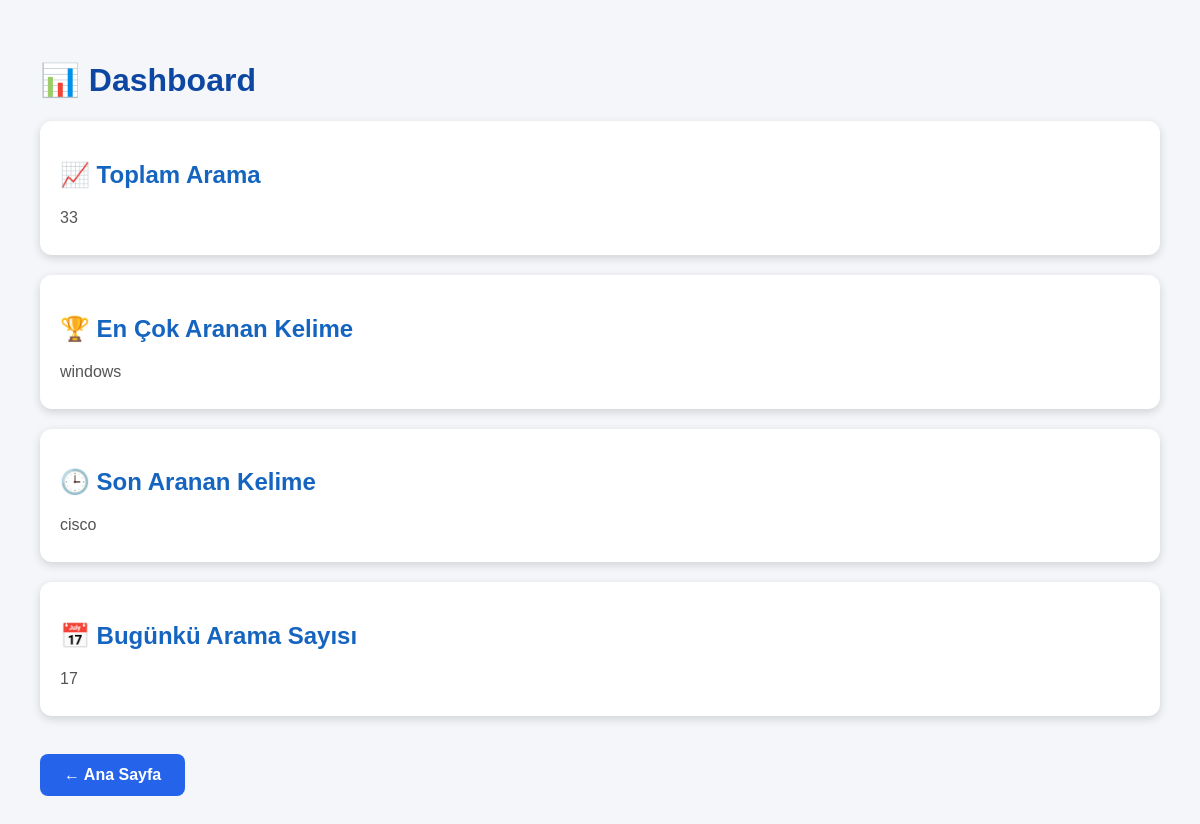
Page /dashboard on the earlier database version.
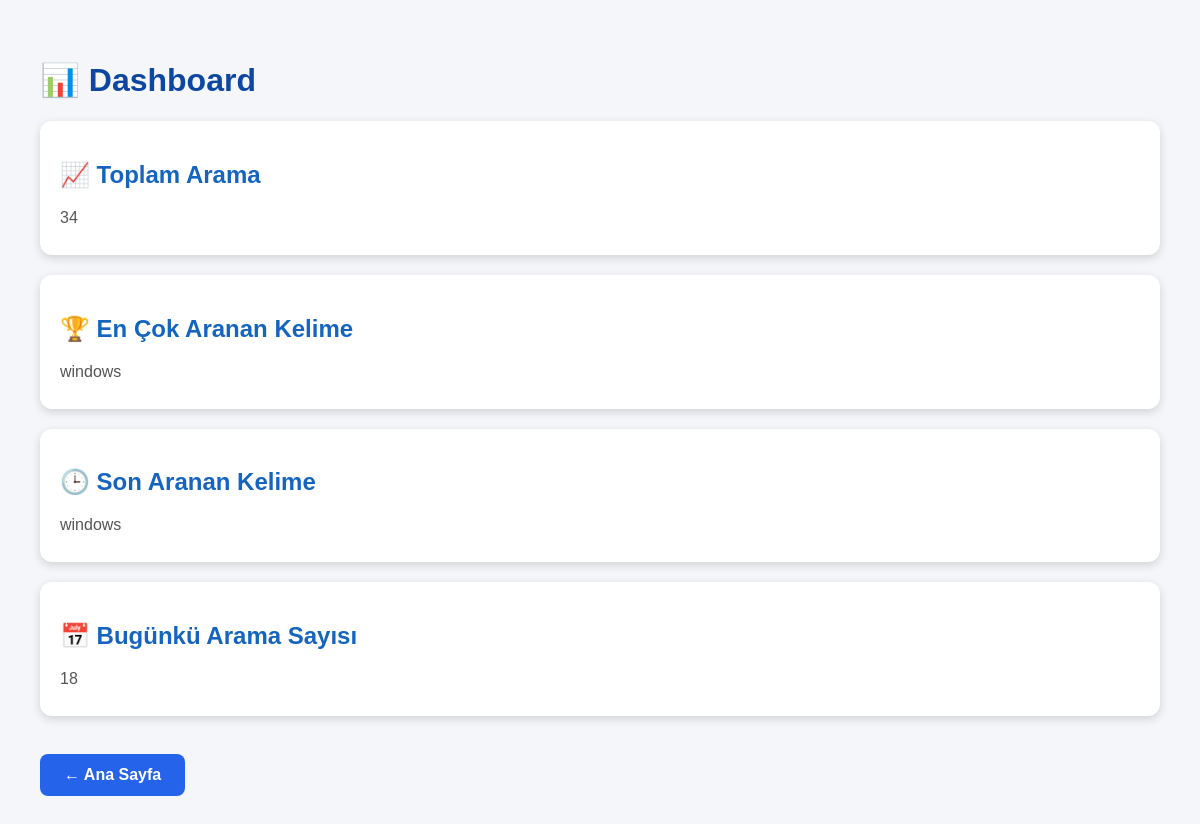
Same page on the later database version.
### tables this page shows
CREATE TABLE searches (
            id INTEGER PRIMARY KEY AUTOINCREMENT,
            keyword TEXT NOT NULL,
            search_date TIMESTAMP DEFAULT CURRENT_TIMESTAMP
        );

### main.py (the view)
@app.route("/dashboard")
def dashboard():
    total = total_searches()
    top = most_searched()
    last = last_search()
    today = today_searches()
    return render_template(
        "dashboard.html",
        total=total,
        top=top,
        last=last,
        today=today
    )

### database.py (called while the page is built)
def total_searches():
    conn = sqlite3.connect(DB_NAME)
    cursor = conn.cursor()
    cursor.execute("SELECT COUNT(*) FROM searches")
    total = cursor.fetchone()[0]
    conn.close()
    return total

def most_searched():
    conn = sqlite3.connect(DB_NAME)
    cursor = conn.cursor()
    cursor.execute("""
        SELECT keyword, COUNT(*)
        FROM searches
        GROUP BY keyword
        ORDER BY COUNT(*) DESC
        LIMIT 1
    """)
    result = cursor.fetchone()
    conn.close()
    if result:
        return result[0]
    return "Yok"

def last_search():
    conn = sqlite3.connect(DB_NAME)
    cursor = conn.cursor()
    cursor.execute("""
        SELECT keyword
        FROM searches
        ORDER BY id DESC
        LIMIT 1
    """)
    result = cursor.fetchone()
    conn.close()
    if result:
        return result[0]
    return "Yok"

def today_searches():
    conn = sqlite3.connect(DB_NAME)
    cursor = conn.cursor()
    cursor.execute("""
        SELECT COUNT(*)
        FROM searches
        WHERE DATE(search_date)=DATE('now')
    """)
    total = cursor.fetchone()[0]
    conn.close()
    return total

### templates/dashboard.html (shortened to what this page needs)
<!DOCTYPE html>
<html lang="tr">
<head>
    <link rel="stylesheet"
          href="{{ url_for('static', filename='css/style.css') }}">
</head>
<body>
<div class="container">
    <h1>📊 Dashboard</h1>
    <div class="card">
        <h2>📈 Toplam Arama</h2>
        <p>{{ total }}</p>
    </div>
    <div class="card">
        <h2>🏆 En Çok Aranan Kelime</h2>
        <p>{{ top }}</p>
    </div>
    <div class="card">
        <h2>🕒 Son Aranan Kelime</h2>
        <p>{{ last }}</p>
    </div>
    <div class="card">
        <h2>📅 Bugünkü Arama Sayısı</h2>
        <p>{{ today }}</p>
    </div>
    <br>
    <a class="history-button" href="/">
        ← Ana Sayfa
    </a>
</div>
</body>
</html>

Differences in the rows shown:
no longer on this page (row unchanged): searches: keyword "cisco"
added searches: keyword "windows"
Other differences:
{{ total }}: "33" → "34"
{{ today }}: "17" → "18"
